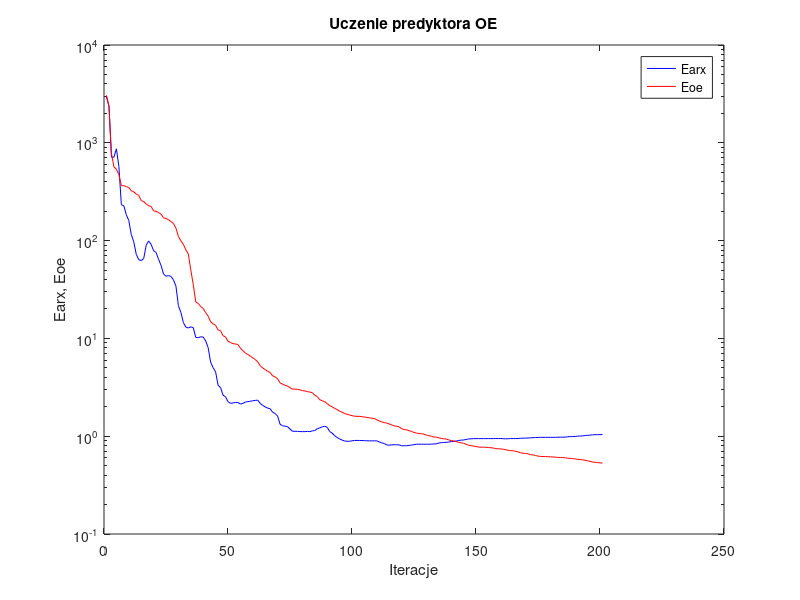
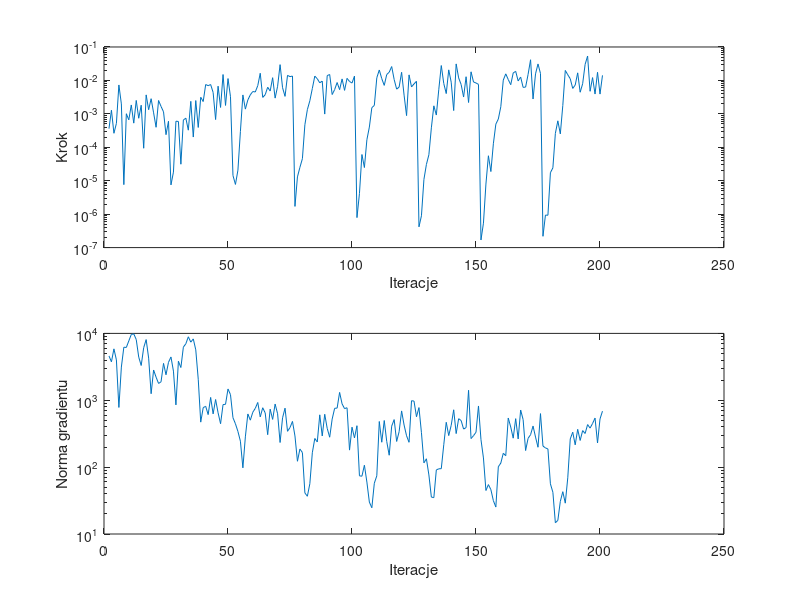

The MATLAB source for these figures, in order:
%uczenie predyktora oe
clear all;
n=0; farx(n+1)=2.940382e+003; foe(n+1)=3.061415e+003; wspucz(n+1)=0.000000e+000; ng(n+1)=0.000000e+000;
%odnowa zmiennej metryki
n=1; farx(n+1)=2.360461e+003; foe(n+1)=2.390767e+003; krok(n+1)=3.606707e-004; ng(n+1)=4.604085e+003;
n=2; farx(n+1)=7.134579e+002; foe(n+1)=7.780794e+002; krok(n+1)=1.284763e-003; ng(n+1)=3.760113e+003;
n=3; farx(n+1)=7.125602e+002; foe(n+1)=5.668278e+002; krok(n+1)=2.625683e-004; ng(n+1)=5.872430e+003;
n=4; farx(n+1)=8.680931e+002; foe(n+1)=5.367019e+002; krok(n+1)=5.187555e-004; ng(n+1)=4.012796e+003;
n=5; farx(n+1)=5.743322e+002; foe(n+1)=4.729284e+002; krok(n+1)=7.321912e-003; ng(n+1)=7.808734e+002;
n=6; farx(n+1)=2.327699e+002; foe(n+1)=3.651064e+002; krok(n+1)=1.983069e-003; ng(n+1)=3.135079e+003;
n=7; farx(n+1)=2.267406e+002; foe(n+1)=3.643994e+002; krok(n+1)=7.640629e-006; ng(n+1)=6.216470e+003;
n=8; farx(n+1)=1.837190e+002; foe(n+1)=3.557183e+002; krok(n+1)=1.009503e-003; ng(n+1)=6.159558e+003;
n=9; farx(n+1)=1.603737e+002; foe(n+1)=3.493027e+002; krok(n+1)=6.621248e-004; ng(n+1)=7.719875e+003;
n=10; farx(n+1)=1.153294e+002; foe(n+1)=3.232595e+002; krok(n+1)=1.846469e-003; ng(n+1)=9.620357e+003;
n=11; farx(n+1)=9.729131e+001; foe(n+1)=3.150750e+002; krok(n+1)=5.276810e-004; ng(n+1)=9.844410e+003;
n=12; farx(n+1)=7.243096e+001; foe(n+1)=2.995532e+002; krok(n+1)=2.519327e-003; ng(n+1)=8.089436e+003;
n=13; farx(n+1)=6.376147e+001; foe(n+1)=2.896759e+002; krok(n+1)=7.383609e-004; ng(n+1)=4.417818e+003;
n=14; farx(n+1)=6.250323e+001; foe(n+1)=2.571124e+002; krok(n+1)=1.812955e-003; ng(n+1)=3.311285e+003;
n=15; farx(n+1)=6.546649e+001; foe(n+1)=2.498823e+002; krok(n+1)=9.371042e-005; ng(n+1)=6.112804e+003;
n=16; farx(n+1)=8.948990e+001; foe(n+1)=2.374792e+002; krok(n+1)=3.692938e-003; ng(n+1)=8.076462e+003;
n=17; farx(n+1)=9.923080e+001; foe(n+1)=2.273588e+002; krok(n+1)=1.330026e-003; ng(n+1)=4.268002e+003;
n=18; farx(n+1)=9.163905e+001; foe(n+1)=2.233447e+002; krok(n+1)=2.840497e-003; ng(n+1)=1.252691e+003;
n=19; farx(n+1)=7.870398e+001; foe(n+1)=2.014197e+002; krok(n+1)=1.072587e-003; ng(n+1)=2.836750e+003;
n=20; farx(n+1)=7.575664e+001; foe(n+1)=1.991584e+002; krok(n+1)=3.968650e-004; ng(n+1)=2.213698e+003;
n=21; farx(n+1)=6.432704e+001; foe(n+1)=1.934897e+002; krok(n+1)=2.511123e-003; ng(n+1)=1.785689e+003;
n=22; farx(n+1)=5.585421e+001; foe(n+1)=1.866365e+002; krok(n+1)=1.667309e-003; ng(n+1)=1.886718e+003;
n=23; farx(n+1)=4.560768e+001; foe(n+1)=1.711131e+002; krok(n+1)=1.150834e-003; ng(n+1)=3.560270e+003;
n=24; farx(n+1)=4.320743e+001; foe(n+1)=1.678700e+002; krok(n+1)=2.383591e-004; ng(n+1)=2.405462e+003;
n=25; farx(n+1)=4.389461e+001; foe(n+1)=1.637628e+002; krok(n+1)=6.011432e-004; ng(n+1)=3.691687e+003;
%odnowa zmiennej metryki
n=26; farx(n+1)=4.298280e+001; foe(n+1)=1.563671e+002; krok(n+1)=7.509633e-006; ng(n+1)=4.441956e+003;
n=27; farx(n+1)=3.977980e+001; foe(n+1)=1.498717e+002; krok(n+1)=1.808278e-005; ng(n+1)=2.728750e+003;
n=28; farx(n+1)=3.429061e+001; foe(n+1)=1.342752e+002; krok(n+1)=6.023036e-004; ng(n+1)=8.529318e+002;
n=29; farx(n+1)=2.159456e+001; foe(n+1)=1.101319e+002; krok(n+1)=5.921158e-004; ng(n+1)=3.831581e+003;
n=30; farx(n+1)=1.845458e+001; foe(n+1)=9.958715e+001; krok(n+1)=3.117913e-005; ng(n+1)=3.087580e+003;
n=31; farx(n+1)=1.453405e+001; foe(n+1)=9.156347e+001; krok(n+1)=6.541573e-004; ng(n+1)=6.229447e+003;
n=32; farx(n+1)=1.304883e+001; foe(n+1)=8.050249e+001; krok(n+1)=7.432430e-004; ng(n+1)=6.996484e+003;
n=33; farx(n+1)=1.277858e+001; foe(n+1)=7.311930e+001; krok(n+1)=3.250430e-004; ng(n+1)=8.896374e+003;
n=34; farx(n+1)=1.313590e+001; foe(n+1)=5.011904e+001; krok(n+1)=2.368463e-003; ng(n+1)=7.397215e+003;
n=35; farx(n+1)=1.286470e+001; foe(n+1)=3.537353e+001; krok(n+1)=2.025153e-004; ng(n+1)=8.272535e+003;
n=36; farx(n+1)=1.022043e+001; foe(n+1)=2.359948e+001; krok(n+1)=2.500228e-003; ng(n+1)=5.680182e+003;
n=37; farx(n+1)=1.016442e+001; foe(n+1)=2.276529e+001; krok(n+1)=3.919520e-004; ng(n+1)=2.060099e+003;
n=38; farx(n+1)=1.039929e+001; foe(n+1)=2.118412e+001; krok(n+1)=3.136698e-003; ng(n+1)=4.709835e+002;
n=39; farx(n+1)=1.031219e+001; foe(n+1)=2.017473e+001; krok(n+1)=2.336140e-003; ng(n+1)=7.760417e+002;
n=40; farx(n+1)=9.408884e+000; foe(n+1)=1.832641e+001; krok(n+1)=7.530795e-003; ng(n+1)=8.122145e+002;
n=41; farx(n+1)=8.031894e+000; foe(n+1)=1.688246e+001; krok(n+1)=6.963555e-003; ng(n+1)=6.103337e+002;
n=42; farx(n+1)=5.699917e+000; foe(n+1)=1.478005e+001; krok(n+1)=7.530795e-003; ng(n+1)=1.102875e+003;
n=43; farx(n+1)=5.024272e+000; foe(n+1)=1.407421e+001; krok(n+1)=4.372259e-003; ng(n+1)=6.256249e+002;
n=44; farx(n+1)=4.546257e+000; foe(n+1)=1.360831e+001; krok(n+1)=6.752731e-004; ng(n+1)=1.026233e+003;
n=45; farx(n+1)=3.314370e+000; foe(n+1)=1.221785e+001; krok(n+1)=6.727259e-003; ng(n+1)=6.498139e+002;
n=46; farx(n+1)=3.142102e+000; foe(n+1)=1.195959e+001; krok(n+1)=1.554197e-003; ng(n+1)=4.460834e+002;
n=47; farx(n+1)=2.623517e+000; foe(n+1)=1.064944e+001; krok(n+1)=1.501192e-002; ng(n+1)=8.617893e+002;
n=48; farx(n+1)=2.536785e+000; foe(n+1)=1.036734e+001; krok(n+1)=1.786211e-003; ng(n+1)=8.700169e+002;
n=49; farx(n+1)=2.254085e+000; foe(n+1)=9.344144e+000; krok(n+1)=1.136199e-002; ng(n+1)=1.475133e+003;
n=50; farx(n+1)=2.169082e+000; foe(n+1)=9.071055e+000; krok(n+1)=3.253129e-003; ng(n+1)=1.213511e+003;
%odnowa zmiennej metryki
n=51; farx(n+1)=2.187103e+000; foe(n+1)=8.835418e+000; krok(n+1)=1.436371e-005; ng(n+1)=5.489378e+002;
n=52; farx(n+1)=2.213166e+000; foe(n+1)=8.774746e+000; krok(n+1)=7.745883e-006; ng(n+1)=4.446610e+002;
n=53; farx(n+1)=2.216105e+000; foe(n+1)=8.660133e+000; krok(n+1)=2.068400e-005; ng(n+1)=3.417539e+002;
n=54; farx(n+1)=2.132580e+000; foe(n+1)=7.941792e+000; krok(n+1)=2.967298e-004; ng(n+1)=2.443774e+002;
n=55; farx(n+1)=2.165544e+000; foe(n+1)=7.484329e+000; krok(n+1)=3.683227e-003; ng(n+1)=9.762280e+001;
n=56; farx(n+1)=2.234509e+000; foe(n+1)=7.088127e+000; krok(n+1)=1.387045e-003; ng(n+1)=2.836676e+002;
n=57; farx(n+1)=2.259926e+000; foe(n+1)=6.843886e+000; krok(n+1)=2.607206e-003; ng(n+1)=6.246356e+002;
n=58; farx(n+1)=2.277659e+000; foe(n+1)=6.579189e+000; krok(n+1)=3.715831e-003; ng(n+1)=5.039390e+002;
n=59; farx(n+1)=2.304058e+000; foe(n+1)=6.334287e+000; krok(n+1)=4.658555e-003; ng(n+1)=6.622451e+002;
n=60; farx(n+1)=2.320456e+000; foe(n+1)=6.076635e+000; krok(n+1)=4.508154e-003; ng(n+1)=7.574900e+002;
n=61; farx(n+1)=2.338227e+000; foe(n+1)=5.749635e+000; krok(n+1)=6.980962e-003; ng(n+1)=9.268549e+002;
n=62; farx(n+1)=2.163904e+000; foe(n+1)=5.257076e+000; krok(n+1)=1.638172e-002; ng(n+1)=5.635367e+002;
n=63; farx(n+1)=2.063886e+000; foe(n+1)=4.989971e+000; krok(n+1)=3.108393e-003; ng(n+1)=7.728306e+002;
n=64; farx(n+1)=1.994300e+000; foe(n+1)=4.792208e+000; krok(n+1)=3.740913e-003; ng(n+1)=6.457969e+002;
n=65; farx(n+1)=1.935650e+000; foe(n+1)=4.605644e+000; krok(n+1)=6.256921e-003; ng(n+1)=3.056621e+002;
n=66; farx(n+1)=1.907830e+000; foe(n+1)=4.469163e+000; krok(n+1)=4.812762e-003; ng(n+1)=7.359680e+002;
n=67; farx(n+1)=1.759636e+000; foe(n+1)=4.142422e+000; krok(n+1)=1.207035e-002; ng(n+1)=5.172505e+002;
n=68; farx(n+1)=1.707143e+000; foe(n+1)=4.038879e+000; krok(n+1)=2.957629e-003; ng(n+1)=8.778041e+002;
n=69; farx(n+1)=1.605874e+000; foe(n+1)=3.861888e+000; krok(n+1)=6.681202e-003; ng(n+1)=6.281831e+002;
n=70; farx(n+1)=1.324354e+000; foe(n+1)=3.504575e+000; krok(n+1)=2.963700e-002; ng(n+1)=2.335440e+002;
n=71; farx(n+1)=1.281002e+000; foe(n+1)=3.404655e+000; krok(n+1)=6.042575e-003; ng(n+1)=5.469386e+002;
n=72; farx(n+1)=1.267650e+000; foe(n+1)=3.315727e+000; krok(n+1)=3.334617e-003; ng(n+1)=7.618254e+002;
n=73; farx(n+1)=1.251268e+000; foe(n+1)=3.252474e+000; krok(n+1)=1.417782e-002; ng(n+1)=3.433476e+002;
n=74; farx(n+1)=1.182373e+000; foe(n+1)=3.131269e+000; krok(n+1)=1.297031e-002; ng(n+1)=3.908372e+002;
n=75; farx(n+1)=1.122540e+000; foe(n+1)=3.029996e+000; krok(n+1)=1.351485e-002; ng(n+1)=4.827858e+002;
%odnowa zmiennej metryki
n=76; farx(n+1)=1.122220e+000; foe(n+1)=3.024882e+000; krok(n+1)=1.706165e-006; ng(n+1)=2.922830e+002;
n=77; farx(n+1)=1.121033e+000; foe(n+1)=3.018151e+000; krok(n+1)=1.302585e-005; ng(n+1)=1.224312e+002;
n=78; farx(n+1)=1.114776e+000; foe(n+1)=2.978673e+000; krok(n+1)=2.518354e-005; ng(n+1)=1.865981e+002;
n=79; farx(n+1)=1.114020e+000; foe(n+1)=2.923355e+000; krok(n+1)=4.570049e-005; ng(n+1)=1.652160e+002;
n=80; farx(n+1)=1.114512e+000; foe(n+1)=2.903406e+000; krok(n+1)=4.729213e-004; ng(n+1)=4.114025e+001;
n=81; farx(n+1)=1.119764e+000; foe(n+1)=2.861432e+000; krok(n+1)=1.336585e-003; ng(n+1)=3.669205e+001;
n=82; farx(n+1)=1.113210e+000; foe(n+1)=2.825790e+000; krok(n+1)=2.464960e-003; ng(n+1)=5.649815e+001;
n=83; farx(n+1)=1.134181e+000; foe(n+1)=2.785720e+000; krok(n+1)=5.711090e-003; ng(n+1)=1.641040e+002;
n=84; farx(n+1)=1.141258e+000; foe(n+1)=2.631546e+000; krok(n+1)=1.346946e-002; ng(n+1)=2.683539e+002;
n=85; farx(n+1)=1.192951e+000; foe(n+1)=2.534907e+000; krok(n+1)=1.121665e-002; ng(n+1)=2.374341e+002;
n=86; farx(n+1)=1.216568e+000; foe(n+1)=2.360146e+000; krok(n+1)=8.473306e-003; ng(n+1)=6.055637e+002;
n=87; farx(n+1)=1.247077e+000; foe(n+1)=2.305117e+000; krok(n+1)=9.552064e-003; ng(n+1)=2.923978e+002;
n=88; farx(n+1)=1.265741e+000; foe(n+1)=2.253098e+000; krok(n+1)=9.846126e-004; ng(n+1)=6.173093e+002;
n=89; farx(n+1)=1.234043e+000; foe(n+1)=2.156196e+000; krok(n+1)=1.391254e-002; ng(n+1)=3.801352e+002;
n=90; farx(n+1)=1.115802e+000; foe(n+1)=2.051505e+000; krok(n+1)=1.503491e-002; ng(n+1)=2.800989e+002;
n=91; farx(n+1)=1.075936e+000; foe(n+1)=2.000380e+000; krok(n+1)=3.783371e-003; ng(n+1)=5.229631e+002;
n=92; farx(n+1)=1.011052e+000; foe(n+1)=1.923467e+000; krok(n+1)=5.320104e-003; ng(n+1)=7.581445e+002;
n=93; farx(n+1)=9.719036e-001; foe(n+1)=1.874896e+000; krok(n+1)=8.647968e-003; ng(n+1)=7.638735e+002;
n=94; farx(n+1)=9.362878e-001; foe(n+1)=1.800778e+000; krok(n+1)=5.295103e-003; ng(n+1)=1.310536e+003;
n=95; farx(n+1)=9.136965e-001; foe(n+1)=1.761380e+000; krok(n+1)=1.109636e-002; ng(n+1)=8.834964e+002;
n=96; farx(n+1)=8.940982e-001; foe(n+1)=1.706420e+000; krok(n+1)=5.036156e-003; ng(n+1)=7.498541e+002;
n=97; farx(n+1)=8.871083e-001; foe(n+1)=1.676078e+000; krok(n+1)=1.153579e-002; ng(n+1)=7.731914e+002;
n=98; farx(n+1)=8.883504e-001; foe(n+1)=1.646916e+000; krok(n+1)=9.317009e-003; ng(n+1)=1.797408e+002;
n=99; farx(n+1)=8.966697e-001; foe(n+1)=1.623420e+000; krok(n+1)=8.346822e-003; ng(n+1)=3.958463e+002;
n=100; farx(n+1)=9.049320e-001; foe(n+1)=1.600932e+000; krok(n+1)=1.349272e-002; ng(n+1)=2.735890e+002;
%odnowa zmiennej metryki
n=101; farx(n+1)=9.049313e-001; foe(n+1)=1.596108e+000; krok(n+1)=7.883974e-007; ng(n+1)=4.163130e+002;
n=102; farx(n+1)=9.049438e-001; foe(n+1)=1.595366e+000; krok(n+1)=4.114575e-006; ng(n+1)=7.413472e+001;
n=103; farx(n+1)=9.036249e-001; foe(n+1)=1.582708e+000; krok(n+1)=6.078783e-005; ng(n+1)=7.316006e+001;
n=104; farx(n+1)=9.005498e-001; foe(n+1)=1.572845e+000; krok(n+1)=2.480406e-005; ng(n+1)=1.068194e+002;
n=105; farx(n+1)=8.972861e-001; foe(n+1)=1.554382e+000; krok(n+1)=1.681794e-004; ng(n+1)=5.978466e+001;
n=106; farx(n+1)=8.963715e-001; foe(n+1)=1.543022e+000; krok(n+1)=4.031350e-004; ng(n+1)=2.998992e+001;
n=107; farx(n+1)=8.974474e-001; foe(n+1)=1.526498e+000; krok(n+1)=1.532691e-003; ng(n+1)=2.468489e+001;
n=108; farx(n+1)=8.954658e-001; foe(n+1)=1.518040e+000; krok(n+1)=1.786250e-003; ng(n+1)=5.752138e+001;
n=109; farx(n+1)=8.974900e-001; foe(n+1)=1.471216e+000; krok(n+1)=1.199953e-002; ng(n+1)=7.415687e+001;
n=110; farx(n+1)=8.737168e-001; foe(n+1)=1.432141e+000; krok(n+1)=2.051314e-002; ng(n+1)=4.813767e+002;
n=111; farx(n+1)=8.541815e-001; foe(n+1)=1.399481e+000; krok(n+1)=1.131031e-002; ng(n+1)=2.357714e+002;
n=112; farx(n+1)=8.419664e-001; foe(n+1)=1.378236e+000; krok(n+1)=7.100804e-003; ng(n+1)=4.981098e+002;
n=113; farx(n+1)=8.138394e-001; foe(n+1)=1.359810e+000; krok(n+1)=1.500600e-002; ng(n+1)=2.423193e+002;
n=114; farx(n+1)=8.094686e-001; foe(n+1)=1.334468e+000; krok(n+1)=1.761298e-002; ng(n+1)=1.506456e+002;
n=115; farx(n+1)=8.161207e-001; foe(n+1)=1.306167e+000; krok(n+1)=2.598758e-002; ng(n+1)=4.103767e+002;
n=116; farx(n+1)=8.181539e-001; foe(n+1)=1.275114e+000; krok(n+1)=1.064021e-002; ng(n+1)=5.138222e+002;
n=117; farx(n+1)=8.169288e-001; foe(n+1)=1.263595e+000; krok(n+1)=5.485375e-003; ng(n+1)=2.421720e+002;
n=118; farx(n+1)=8.154506e-001; foe(n+1)=1.245477e+000; krok(n+1)=6.324208e-003; ng(n+1)=3.390169e+002;
n=119; farx(n+1)=7.991620e-001; foe(n+1)=1.194754e+000; krok(n+1)=1.750226e-002; ng(n+1)=6.929128e+002;
n=120; farx(n+1)=7.986489e-001; foe(n+1)=1.169320e+000; krok(n+1)=3.625910e-003; ng(n+1)=4.256529e+002;
n=121; farx(n+1)=7.988039e-001; foe(n+1)=1.164468e+000; krok(n+1)=8.861138e-004; ng(n+1)=2.943794e+002;
n=122; farx(n+1)=8.055728e-001; foe(n+1)=1.138525e+000; krok(n+1)=1.464382e-002; ng(n+1)=2.352569e+002;
n=123; farx(n+1)=8.122116e-001; foe(n+1)=1.118668e+000; krok(n+1)=6.377325e-003; ng(n+1)=9.840756e+002;
n=124; farx(n+1)=8.189293e-001; foe(n+1)=1.092184e+000; krok(n+1)=7.859971e-003; ng(n+1)=9.716921e+002;
n=125; farx(n+1)=8.283022e-001; foe(n+1)=1.075801e+000; krok(n+1)=9.409526e-003; ng(n+1)=5.668827e+002;
%odnowa zmiennej metryki
n=126; farx(n+1)=8.282700e-001; foe(n+1)=1.065747e+000; krok(n+1)=4.178525e-007; ng(n+1)=7.772764e+002;
n=127; farx(n+1)=8.283012e-001; foe(n+1)=1.060834e+000; krok(n+1)=8.946219e-007; ng(n+1)=3.275174e+002;
n=128; farx(n+1)=8.277473e-001; foe(n+1)=1.047943e+000; krok(n+1)=1.095376e-005; ng(n+1)=1.158648e+002;
n=129; farx(n+1)=8.279096e-001; foe(n+1)=1.026613e+000; krok(n+1)=3.061523e-005; ng(n+1)=1.333494e+002;
n=130; farx(n+1)=8.278596e-001; foe(n+1)=1.012319e+000; krok(n+1)=5.993527e-005; ng(n+1)=7.648964e+001;
n=131; farx(n+1)=8.299097e-001; foe(n+1)=9.979696e-001; krok(n+1)=3.824249e-004; ng(n+1)=3.563376e+001;
n=132; farx(n+1)=8.332434e-001; foe(n+1)=9.811438e-001; krok(n+1)=1.737584e-003; ng(n+1)=3.497802e+001;
n=133; farx(n+1)=8.346061e-001; foe(n+1)=9.775618e-001; krok(n+1)=9.208067e-004; ng(n+1)=9.078272e+001;
n=134; farx(n+1)=8.531461e-001; foe(n+1)=9.612317e-001; krok(n+1)=5.433546e-003; ng(n+1)=9.443904e+001;
n=135; farx(n+1)=8.580624e-001; foe(n+1)=9.487228e-001; krok(n+1)=2.788178e-002; ng(n+1)=9.480275e+001;
n=136; farx(n+1)=8.621517e-001; foe(n+1)=9.413045e-001; krok(n+1)=8.092699e-003; ng(n+1)=2.162014e+002;
n=137; farx(n+1)=8.662786e-001; foe(n+1)=9.354901e-001; krok(n+1)=4.042588e-003; ng(n+1)=4.684462e+002;
n=138; farx(n+1)=8.705463e-001; foe(n+1)=9.175420e-001; krok(n+1)=2.069473e-002; ng(n+1)=2.963136e+002;
n=139; farx(n+1)=8.805769e-001; foe(n+1)=9.010817e-001; krok(n+1)=8.855578e-003; ng(n+1)=4.224410e+002;
n=140; farx(n+1)=8.833906e-001; foe(n+1)=8.955983e-001; krok(n+1)=1.255562e-003; ng(n+1)=7.203029e+002;
n=141; farx(n+1)=8.918759e-001; foe(n+1)=8.820113e-001; krok(n+1)=3.118548e-002; ng(n+1)=3.174826e+002;
n=142; farx(n+1)=9.042412e-001; foe(n+1)=8.664132e-001; krok(n+1)=1.189189e-002; ng(n+1)=5.298549e+002;
n=143; farx(n+1)=9.112625e-001; foe(n+1)=8.561403e-001; krok(n+1)=7.566741e-003; ng(n+1)=4.978743e+002;
n=144; farx(n+1)=9.148714e-001; foe(n+1)=8.464073e-001; krok(n+1)=3.185728e-003; ng(n+1)=3.708597e+002;
n=145; farx(n+1)=9.255706e-001; foe(n+1)=8.265419e-001; krok(n+1)=1.289397e-002; ng(n+1)=3.902616e+002;
n=146; farx(n+1)=9.368553e-001; foe(n+1)=8.088843e-001; krok(n+1)=2.186130e-003; ng(n+1)=1.410489e+003;
n=147; farx(n+1)=9.404610e-001; foe(n+1)=7.997254e-001; krok(n+1)=1.809047e-002; ng(n+1)=2.673569e+002;
n=148; farx(n+1)=9.441143e-001; foe(n+1)=7.929088e-001; krok(n+1)=8.966852e-003; ng(n+1)=2.957656e+002;
n=149; farx(n+1)=9.443621e-001; foe(n+1)=7.840247e-001; krok(n+1)=8.383236e-003; ng(n+1)=3.322802e+002;
n=150; farx(n+1)=9.449022e-001; foe(n+1)=7.733124e-001; krok(n+1)=7.613202e-003; ng(n+1)=8.215540e+002;
%odnowa zmiennej metryki
n=151; farx(n+1)=9.448967e-001; foe(n+1)=7.727508e-001; krok(n+1)=1.691626e-007; ng(n+1)=2.583373e+002;
n=152; farx(n+1)=9.448800e-001; foe(n+1)=7.723990e-001; krok(n+1)=5.375054e-007; ng(n+1)=1.372095e+002;
n=153; farx(n+1)=9.448520e-001; foe(n+1)=7.716774e-001; krok(n+1)=7.940086e-006; ng(n+1)=4.472078e+001;
n=154; farx(n+1)=9.451784e-001; foe(n+1)=7.654724e-001; krok(n+1)=5.581911e-005; ng(n+1)=5.483139e+001;
n=155; farx(n+1)=9.452891e-001; foe(n+1)=7.633446e-001; krok(n+1)=1.879985e-005; ng(n+1)=4.606633e+001;
n=156; farx(n+1)=9.455053e-001; foe(n+1)=7.572359e-001; krok(n+1)=1.276009e-004; ng(n+1)=3.153385e+001;
n=157; farx(n+1)=9.466095e-001; foe(n+1)=7.457585e-001; krok(n+1)=4.927090e-004; ng(n+1)=2.529778e+001;
n=158; farx(n+1)=9.465349e-001; foe(n+1)=7.446628e-001; krok(n+1)=7.010405e-004; ng(n+1)=1.012753e+002;
n=159; farx(n+1)=9.472001e-001; foe(n+1)=7.409678e-001; krok(n+1)=1.632192e-003; ng(n+1)=1.149928e+002;
n=160; farx(n+1)=9.424927e-001; foe(n+1)=7.359407e-001; krok(n+1)=1.021537e-002; ng(n+1)=1.610430e+002;
n=161; farx(n+1)=9.397945e-001; foe(n+1)=7.265821e-001; krok(n+1)=1.571994e-002; ng(n+1)=1.482035e+002;
n=162; farx(n+1)=9.429046e-001; foe(n+1)=7.173336e-001; krok(n+1)=1.063635e-002; ng(n+1)=5.425013e+002;
n=163; farx(n+1)=9.457344e-001; foe(n+1)=7.134292e-001; krok(n+1)=7.444102e-003; ng(n+1)=3.985139e+002;
n=164; farx(n+1)=9.458395e-001; foe(n+1)=7.084633e-001; krok(n+1)=1.670157e-002; ng(n+1)=2.711407e+002;
n=165; farx(n+1)=9.466844e-001; foe(n+1)=7.011605e-001; krok(n+1)=1.868912e-002; ng(n+1)=5.308851e+002;
n=166; farx(n+1)=9.484472e-001; foe(n+1)=6.913469e-001; krok(n+1)=9.659422e-003; ng(n+1)=2.640010e+002;
n=167; farx(n+1)=9.522715e-001; foe(n+1)=6.760933e-001; krok(n+1)=1.258748e-002; ng(n+1)=7.151952e+002;
n=168; farx(n+1)=9.550741e-001; foe(n+1)=6.695256e-001; krok(n+1)=6.192369e-003; ng(n+1)=5.136931e+002;
n=169; farx(n+1)=9.557330e-001; foe(n+1)=6.667070e-001; krok(n+1)=6.319511e-003; ng(n+1)=1.770815e+002;
n=170; farx(n+1)=9.581825e-001; foe(n+1)=6.604268e-001; krok(n+1)=1.511435e-002; ng(n+1)=2.695391e+002;
n=171; farx(n+1)=9.637274e-001; foe(n+1)=6.465237e-001; krok(n+1)=4.149438e-002; ng(n+1)=3.054623e+002;
n=172; farx(n+1)=9.656377e-001; foe(n+1)=6.435079e-001; krok(n+1)=2.778799e-003; ng(n+1)=4.117420e+002;
n=173; farx(n+1)=9.693054e-001; foe(n+1)=6.353855e-001; krok(n+1)=1.571994e-002; ng(n+1)=2.817286e+002;
n=174; farx(n+1)=9.724145e-001; foe(n+1)=6.258192e-001; krok(n+1)=3.111101e-002; ng(n+1)=1.983262e+002;
n=175; farx(n+1)=9.737374e-001; foe(n+1)=6.206530e-001; krok(n+1)=1.615205e-002; ng(n+1)=6.315418e+002;
%odnowa zmiennej metryki
n=176; farx(n+1)=9.737340e-001; foe(n+1)=6.202257e-001; krok(n+1)=2.178676e-007; ng(n+1)=2.066118e+002;
n=177; farx(n+1)=9.737232e-001; foe(n+1)=6.188635e-001; krok(n+1)=9.387041e-007; ng(n+1)=1.939053e+002;
n=178; farx(n+1)=9.737291e-001; foe(n+1)=6.176045e-001; krok(n+1)=9.283022e-007; ng(n+1)=1.868471e+002;
n=179; farx(n+1)=9.737117e-001; foe(n+1)=6.153984e-001; krok(n+1)=1.736589e-005; ng(n+1)=5.629401e+001;
n=180; farx(n+1)=9.736895e-001; foe(n+1)=6.135529e-001; krok(n+1)=2.428432e-005; ng(n+1)=4.206388e+001;
n=181; farx(n+1)=9.740493e-001; foe(n+1)=6.110449e-001; krok(n+1)=2.608382e-004; ng(n+1)=1.471586e+001;
n=182; farx(n+1)=9.753776e-001; foe(n+1)=6.073109e-001; krok(n+1)=6.187216e-004; ng(n+1)=1.600289e+001;
n=183; farx(n+1)=9.762908e-001; foe(n+1)=6.054827e-001; krok(n+1)=2.516773e-004; ng(n+1)=3.076315e+001;
n=184; farx(n+1)=9.771349e-001; foe(n+1)=6.044626e-001; krok(n+1)=1.779752e-003; ng(n+1)=4.293300e+001;
n=185; farx(n+1)=9.792375e-001; foe(n+1)=6.015930e-001; krok(n+1)=1.989989e-002; ng(n+1)=2.891889e+001;
n=186; farx(n+1)=9.873751e-001; foe(n+1)=5.953867e-001; krok(n+1)=1.477175e-002; ng(n+1)=6.921528e+001;
n=187; farx(n+1)=9.895265e-001; foe(n+1)=5.930570e-001; krok(n+1)=1.121678e-002; ng(n+1)=2.636733e+002;
n=188; farx(n+1)=9.912654e-001; foe(n+1)=5.900051e-001; krok(n+1)=5.767896e-003; ng(n+1)=3.331795e+002;
n=189; farx(n+1)=9.944627e-001; foe(n+1)=5.862596e-001; krok(n+1)=7.251821e-003; ng(n+1)=2.154539e+002;
n=190; farx(n+1)=1.002249e+000; foe(n+1)=5.794874e-001; krok(n+1)=1.684199e-002; ng(n+1)=3.675383e+002;
n=191; farx(n+1)=1.003797e+000; foe(n+1)=5.773509e-001; krok(n+1)=4.432757e-003; ng(n+1)=2.506624e+002;
n=192; farx(n+1)=1.007446e+000; foe(n+1)=5.733105e-001; krok(n+1)=7.932207e-003; ng(n+1)=3.517341e+002;
n=193; farx(n+1)=1.015963e+000; foe(n+1)=5.676417e-001; krok(n+1)=3.022871e-002; ng(n+1)=3.186181e+002;
n=194; farx(n+1)=1.020712e+000; foe(n+1)=5.598026e-001; krok(n+1)=5.360061e-002; ng(n+1)=4.325898e+002;
n=195; farx(n+1)=1.025388e+000; foe(n+1)=5.531230e-001; krok(n+1)=4.733030e-003; ng(n+1)=3.837224e+002;
n=196; farx(n+1)=1.033318e+000; foe(n+1)=5.446724e-001; krok(n+1)=1.214548e-002; ng(n+1)=4.498009e+002;
n=197; farx(n+1)=1.035833e+000; foe(n+1)=5.415626e-001; krok(n+1)=3.912002e-003; ng(n+1)=5.416569e+002;
n=198; farx(n+1)=1.037092e+000; foe(n+1)=5.369907e-001; krok(n+1)=1.750226e-002; ng(n+1)=2.296565e+002;
n=199; farx(n+1)=1.038062e+000; foe(n+1)=5.339911e-001; krok(n+1)=3.900542e-003; ng(n+1)=5.252208e+002;
n=200; farx(n+1)=1.040563e+000; foe(n+1)=5.308928e-001; krok(n+1)=1.417782e-002; ng(n+1)=6.874547e+002;

figure; semilogy(farx,'b'); hold on; semilogy(foe,'r'); xlabel('Iteracje'); ylabel('Earx, Eoe'); legend('Earx','Eoe'); title('Uczenie predyktora OE');
figure; subplot(2,1,1); semilogy(krok); xlabel('Iteracje'); ylabel('Krok');
subplot(2,1,2); semilogy(ng); xlabel('Iteracje'); ylabel('Norma gradientu');
Earx=farx(n+1)
Eoe=foe(n+1)
